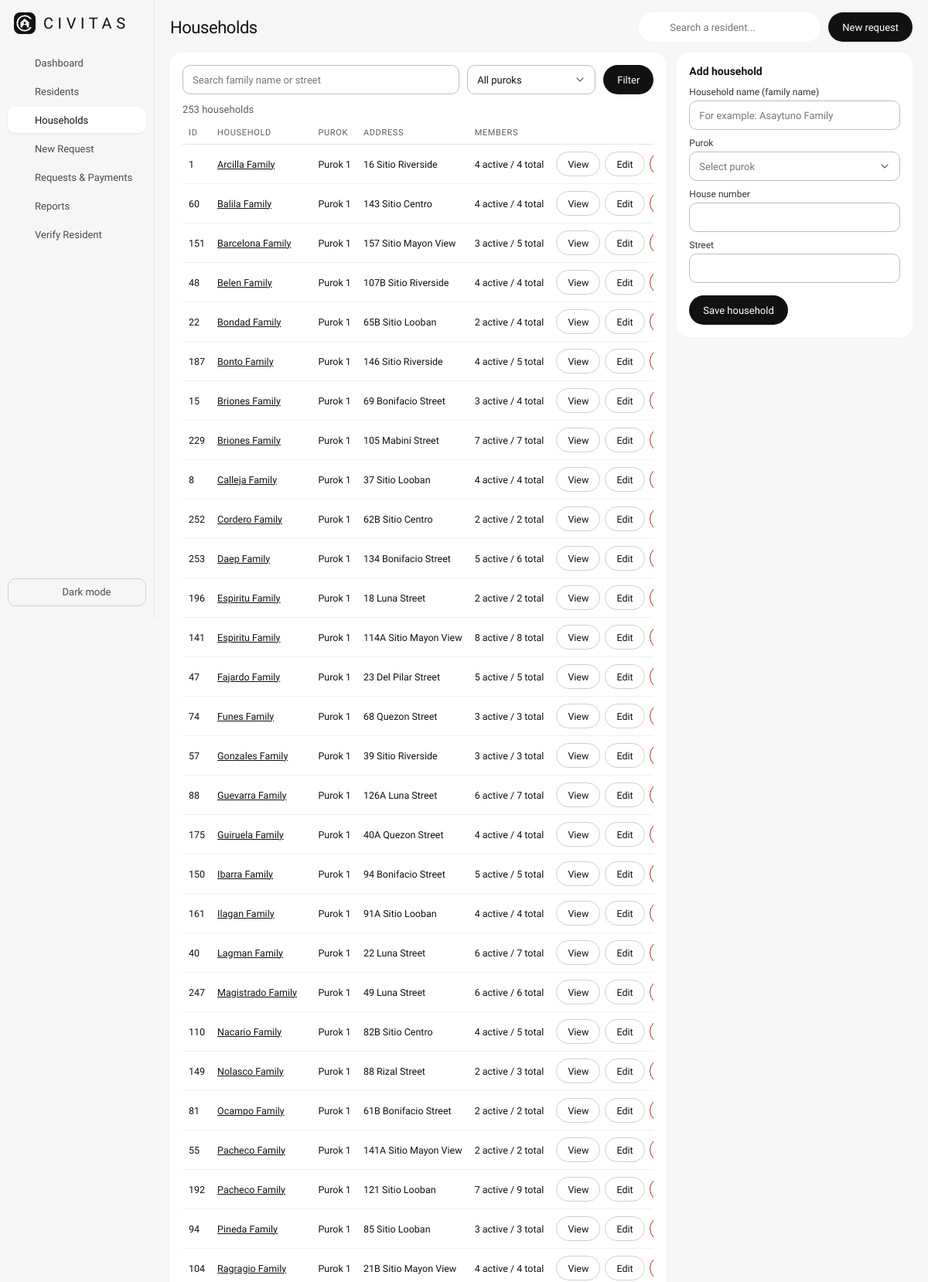
The page /households.php (upper part) on the database its author committed.
### tables this page shows
CREATE TABLE `household` (
  `household_id` int(11) NOT NULL,
  `purok_id` int(11) NOT NULL,
  `household_name` varchar(100) NOT NULL,
  `house_number` varchar(20) NOT NULL,
  `street` varchar(100) NOT NULL
);

CREATE TABLE `purok` (
  `purok_id` int(11) NOT NULL,
  `barangay_id` int(11) NOT NULL,
  `purok_name` varchar(50) NOT NULL
);

### web/db.php (called while the page is built, shortened)
<?php
function h($text)
{
    return htmlspecialchars((string) $text);
}

### web/households.php (the view, shortened to what this page needs)
<?php
include "db.php";
$form = ['household_id' => 0, 'household_name' => '', 'purok_id' => '', 'house_number' => '', 'street' => ''];
$q = trim($_GET['q'] ?? '');
$purokFilter = (int) ($_GET['purok'] ?? 0);
$like = "%" . $q . "%";
$stmt = $conn->prepare("SELECT h.household_id, h.household_name, p.purok_name, h.house_number, h.street,
        COUNT(r.resident_id) AS members, COALESCE(SUM(r.status = 'Active'), 0) AS active_members
    FROM Household h
    JOIN Purok p ON p.purok_id = h.purok_id
    LEFT JOIN Resident r ON r.household_id = h.household_id
    WHERE (h.household_name LIKE ? OR h.street LIKE ?) AND (? = 0 OR p.purok_id = ?)
    GROUP BY h.household_id, h.household_name, p.purok_id, p.purok_name, h.house_number, h.street
    ORDER BY p.purok_id, h.household_name");
$stmt->bind_param("ssii", $like, $like, $purokFilter, $purokFilter);
$stmt->execute();
$households = $stmt->get_result();
include "header.php";
?>
<div class="row">
    <div class="card" style="flex:2; min-width:440px">
        <form class="filters" method="get" action="households.php">
            <input class="f" name="q" value="<?= h($q) ?>" placeholder="Search family name or street" aria-label="Search households">
            <button class="btn">Filter</button>
        </form>
        <p class="count"><?= $households->num_rows ?> households</p>
        <div class="tw">
            <table>
                <tr>
                    <th>ID</th><th>Household</th><th>Purok</th><th>Address</th><th>Members</th><th></th>
                </tr>
                <?php while ($r = $households->fetch_assoc()): ?>
                    <tr>
                        <td><?= $r['household_id'] ?></td>
                        <td><a href="households.php?view=<?= $r['household_id'] ?>" style="color:inherit; font-weight:500"><?= h($r['household_name']) ?></a></td>
                        <td><?= h($r['purok_name']) ?></td>
                        <td><?= h($r['house_number'] . ' ' . $r['street']) ?></td>
                        <td><?= $r['active_members'] ?> active / <?= $r['members'] ?> total</td>
                        <td>
                            <div class="actions">
                                <a class="btn s" href="households.php?view=<?= $r['household_id'] ?>">View</a>
                                <a class="btn s" href="households.php?edit=<?= $r['household_id'] ?>">Edit</a>
                                <form method="post" action="households.php" onsubmit="return confirm('Delete this household?')">
                                    <button class="btn s danger">Delete</button>
                                </form>
                            </div>
                        </td>
                    </tr>
                <?php endwhile; ?>
            </table>
        </div>
    </div>
    <div class="col" style="flex:1; min-width:290px">
        <div class="card">
            <h3><?= (int) $form['household_id'] > 0 ? 'Edit household #' . (int) $form['household_id'] : 'Add household' ?></h3>
            <form method="post" action="households.php">
                <label for="household_name">Household name (family name)</label>
                <input class="f" id="household_name" name="household_name" value="<?= h($form['household_name']) ?>" placeholder="For example: Asaytuno Family" required>
                <label for="purok_id">Purok</label>
                <label for="house_number">House number</label>
                <input class="f" id="house_number" name="house_number" value="<?= h($form['house_number']) ?>" required>
                <label for="street">Street</label>
                <input class="f" id="street" name="street" value="<?= h($form['street']) ?>" required>
                <div style="display:flex; gap:10px; margin-top:16px">
                    <button class="btn">Save household</button>
                </div>
            </form>
        </div>
    </div>
</div>
<?php include "footer.php"; ?>

### web/css/style.css (style rules this page uses)
:root { --shell: #f6f6f6; --card: #ffffff; --ink: #111111; --on-ink: #ffffff; --muted: #5c5c5c; --text-2: #4a4a4a; --label: #333333; --line: #e4e4e4; --line-soft: #f0f0f0; --chip: #ededed; --bar: #dadada; --field-bg: #ffffff; --field-border: #bdbdbd; --btn-border: #cfcfcf; --shadow: rgba(0, 0, 0, 0.08); --ok: #1e7a3c; --ok-bg: #e6f4ea; --warn: #9a5b00; --warn-bg: #fff1d6; --bad: #b3261e; --bad-bg: #fce8e6; --font: "Geist", system-ui, "Segoe UI", Arial, sans-serif; color-scheme: light; }
* { box-sizing: border-box; }
html, body { height: 100%; margin: 0; }
body { background: var(--shell); color: var(--ink); font-family: var(--font); font-size: 13px; font-variant-numeric: tabular-nums; }
.row { display: flex; align-items: flex-start; flex-wrap: wrap; gap: 14px; }
.col { display: flex; flex-direction: column; gap: 14px; }
.btn { display: inline-flex; align-items: center; height: 38px; padding: 0 18px; border: 0; border-radius: 99px; background: var(--ink); color: var(--on-ink); font: inherit; font-weight: 500; text-decoration: none; cursor: pointer; }
.btn.s { height: 32px; padding: 0 14px; border: 1px solid var(--btn-border); background: var(--card); color: var(--ink); }
.card { padding: 16px; border-radius: 16px; background: var(--card); }
.card h3 { margin: 0 0 12px; font-size: 14px; font-weight: 600; }
.tw { overflow-x: auto; }
table { width: 100%; border-collapse: collapse; font-size: 12.5px; }
th { padding: 8px; border-bottom: 1px solid var(--line); color: var(--muted); font-size: 11px; font-weight: 500; letter-spacing: 0.06em; text-align: left; text-transform: uppercase; white-space: nowrap; }
td { padding: 9px 8px; border-bottom: 1px solid var(--line-soft); white-space: nowrap; }
label { display: block; margin: 10px 0 4px; color: var(--label); font-size: 12px; font-weight: 500; }
input.f, input.ss-input, select { width: 100%; height: 38px; padding: 0 12px; border: 1px solid var(--field-border); border-radius: 10px; background: var(--field-bg); color: var(--ink); font: inherit; }
.filters { display: flex; flex-wrap: wrap; gap: 10px; margin-bottom: 12px; }
.filters input.f { flex: 2; min-width: 160px; }
.actions { display: flex; gap: 6px; }
.actions form { margin: 0; }
.btn.danger { border-color: var(--bad); color: var(--bad); }
.count { margin: 0 0 8px; color: var(--muted); }

### rows shown on the page
household: household_id "1", household_name "Arcilla Family", purok.purok_name "Purok 1", house_number+street "16 Sitio Riverside", active_members "4", members "4"
household: household_id "60", household_name "Balila Family", purok.purok_name "Purok 1", house_number+street "143 Sitio Centro", active_members "4", members "4"
household: household_id "151", household_name "Barcelona Family", purok.purok_name "Purok 1", house_number+street "157 Sitio Mayon View", active_members "3", members "5"
household: household_id "48", household_name "Belen Family", purok.purok_name "Purok 1", house_number+street "107B Sitio Riverside", active_members "4", members "4"
household: household_id "22", household_name "Bondad Family", purok.purok_name "Purok 1", house_number+street "65B Sitio Looban", active_members "2", members "4"
household: household_id "187", household_name "Bonto Family", purok.purok_name "Purok 1", house_number+street "146 Sitio Riverside", active_members "4", members "5"
household: household_id "15", household_name "Briones Family", purok.purok_name "Purok 1", house_number+street "69 Bonifacio Street", active_members "3", members "4"
household: household_id "229", household_name "Briones Family", purok.purok_name "Purok 1", house_number+street "105 Mabini Street", active_members "7", members "7"
household: household_id "8", household_name "Calleja Family", purok.purok_name "Purok 1", house_number+street "37 Sitio Looban", active_members "4", members "4"
household: household_id "252", household_name "Cordero Family", purok.purok_name "Purok 1", house_number+street "62B Sitio Centro", active_members "2", members "2"
household: household_id "253", household_name "Daep Family", purok.purok_name "Purok 1", house_number+street "134 Bonifacio Street", active_members "5", members "6"
household: household_id "196", household_name "Espiritu Family", purok.purok_name "Purok 1", house_number+street "18 Luna Street", active_members "2", members "2"
household: household_id "141", household_name "Espiritu Family", purok.purok_name "Purok 1", house_number+street "114A Sitio Mayon View", active_members "8", members "8"
household: household_id "47", household_name "Fajardo Family", purok.purok_name "Purok 1", house_number+street "23 Del Pilar Street", active_members "5", members "5"
household: household_id "74", household_name "Funes Family", purok.purok_name "Purok 1", house_number+street "68 Quezon Street", active_members "3", members "3"
household: household_id "57", household_name "Gonzales Family", purok.purok_name "Purok 1", house_number+street "39 Sitio Riverside", active_members "3", members "3"
household: household_id "88", household_name "Guevarra Family", purok.purok_name "Purok 1", house_number+street "126A Luna Street", active_members "6", members "7"
household: household_id "175", household_name "Guiruela Family", purok.purok_name "Purok 1", house_number+street "40A Quezon Street", active_members "4", members "4"
household: household_id "150", household_name "Ibarra Family", purok.purok_name "Purok 1", house_number+street "94 Bonifacio Street", active_members "5", members "5"
household: household_id "161", household_name "Ilagan Family", purok.purok_name "Purok 1", house_number+street "91A Sitio Looban", active_members "4", members "4"
household: household_id "40", household_name "Lagman Family", purok.purok_name "Purok 1", house_number+street "22 Luna Street", active_members "6", members "7"
household: household_id "247", household_name "Magistrado Family", purok.purok_name "Purok 1", house_number+street "49 Luna Street", active_members "6", members "6"
household: household_id "110", household_name "Nacario Family", purok.purok_name "Purok 1", house_number+street "82B Sitio Centro", active_members "4", members "5"
household: household_id "149", household_name "Nolasco Family", purok.purok_name "Purok 1", house_number+street "88 Rizal Street", active_members "2", members "3"
household: household_id "81", household_name "Ocampo Family", purok.purok_name "Purok 1", house_number+street "61B Bonifacio Street", active_members "2", members "2"
household: household_id "55", household_name "Pacheco Family", purok.purok_name "Purok 1", house_number+street "141A Sitio Mayon View", active_members "2", members "2"
household: household_id "192", household_name "Pacheco Family", purok.purok_name "Purok 1", house_number+street "121 Sitio Looban", active_members "7", members "9"
household: household_id "94", household_name "Pineda Family", purok.purok_name "Purok 1", house_number+street "85 Sitio Looban", active_members "3", members "3"
household: household_id "104", household_name "Ragragio Family", purok.purok_name "Purok 1", house_number+street "21B Sitio Mayon View", active_members "4", members "4"

### other values the page prints
$label "Dashboard"
$label "Residents"
$label "Households"
$label "New Request"
$label "Requests & Payments"
$label "Reports"
$label "Verify Resident"
$title "Households"
$households->num_rows "253"
